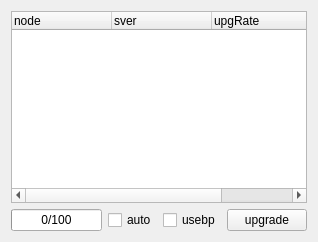
       <widget class="QWidget" name="tab_2">
        <attribute name="title">
         <string>node</string>
        </attribute>
        <layout class="QVBoxLayout" name="verticalLayout_3">
         <item>
          <widget class="QTreeWidget" name="treeWidget_node">
           <property name="contextMenuPolicy">
            <enum>Qt::CustomContextMenu</enum>
           </property>
           <property name="selectionMode">
            <enum>QAbstractItemView::ExtendedSelection</enum>
           </property>
           <column>
            <property name="text">
             <string>node</string>
            </property>
           </column>
           <column>
            <property name="text">
             <string>sver</string>
            </property>
           </column>
           <column>
            <property name="text">
             <string>upgRate</string>
            </property>
           </column>
           <column>
            <property name="text">
             <string>bpFlag</string>
            </property>
           </column>
          </widget>
         </item>
         <item>
          <layout class="QHBoxLayout" name="horizontalLayout_2">
           <item>
            <widget class="QProgressBar" name="progressBar_upgrade">
             <property name="value">
              <number>0</number>
             </property>
             <property name="format">
              <string>%v/%m</string>
             </property>
            </widget>
           </item>
           <item>
            <widget class="QCheckBox" name="checkBox_upgauto">
             <property name="text">
              <string>auto</string>
             </property>
            </widget>
           </item>
           <item>
            <widget class="QCheckBox" name="checkBox_usebp">
             <property name="text">
              <string>usebp</string>
             </property>
            </widget>
           </item>
           <item>
            <widget class="QPushButton" name="pushButton_upgrade">
             <property name="text">
              <string>upgrade</string>
             </property>
            </widget>
           </item>
          </layout>
         </item>
        </layout>
       </widget>
